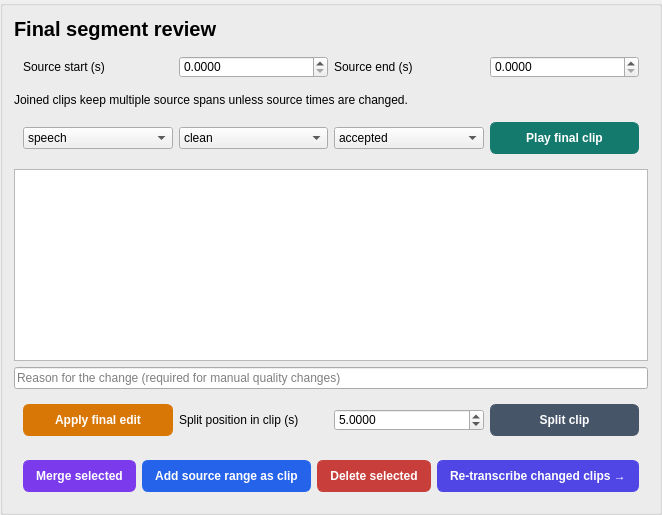
                                  <widget class="QGroupBox" name="finalEditor">
                                    <property name="styleSheet">
                                      <string>QGroupBox#finalEditor {margin-top:0px;padding-top:10px;}</string>
                                    </property>
                                    <property name="title">
                                      <string />
                                    </property>
                                    <layout class="QVBoxLayout" name="finalEditorLayout">
                                      <item>
                                        <widget class="QLabel" name="finalEditorHeading">
                                          <property name="styleSheet">
                                            <string>font-size:20px;font-weight:700;</string>
                                          </property>
                                          <property name="text">
                                            <string>Final segment review</string>
                                          </property>
                                          <property name="wordWrap">
                                            <bool>true</bool>
                                          </property>
                                        </widget>
                                      </item>
                                      <item>
                                        <widget class="QFrame" name="finalTimeRow">
                                          <property name="frameShape">
                                            <enum>QFrame::Shape::NoFrame</enum>
                                          </property>
                                          <layout class="QGridLayout" name="finalTimeRowLayout">
                                            <item row="0" column="0">
                                              <widget class="QLabel" name="finalStartLabel">
                                                <property name="text">
                                                  <string>Source start (s)</string>
                                                </property>
                                                <property name="wordWrap">
                                                  <bool>true</bool>
                                                </property>
                                              </widget>
                                            </item>
                                            <item row="0" column="1">
                                              <widget class="QDoubleSpinBox" name="finalStart">
                                                <property name="decimals">
                                                  <number>4</number>
                                                </property>
                                                <property name="maximum">
                                                  <double>999999.000000000000000</double>
                                                </property>
                                                <property name="value">
                                                  <double>0.000000000000000</double>
                                                </property>
                                              </widget>
                                            </item>
                                            <item row="0" column="2">
                                              <widget class="QLabel" name="finalEndLabel">
                                                <property name="text">
                                                  <string>Source end (s)</string>
                                                </property>
                                                <property name="wordWrap">
                                                  <bool>true</bool>
                                                </property>
                                              </widget>
                                            </item>
                                            <item row="0" column="3">
                                              <widget class="QDoubleSpinBox" name="finalEnd">
                                                <property name="decimals">
                                                  <number>4</number>
                                                </property>
                                                <property name="maximum">
                                                  <double>999999.000000000000000</double>
                                                </property>
                                                <property name="value">
                                                  <double>0.000000000000000</double>
                                                </property>
                                              </widget>
                                            </item>
                                          </layout>
                                        </widget>
                                      </item>
                                      <item>
                                        <widget class="QLabel" name="finalMapping">
                                          <property name="text">
                                            <string>Joined clips keep multiple source spans unless source times are changed.</string>
                                          </property>
                                          <property name="wordWrap">
                                            <bool>true</bool>
                                          </property>
                                        </widget>
                                      </item>
                                      <item>
                                        <widget class="QFrame" name="finalLabelsRow">
                                          <property name="frameShape">
                                            <enum>QFrame::Shape::NoFrame</enum>
                                          </property>
                                          <layout class="QGridLayout" name="finalLabelsRowLayout">
                                            <item row="0" column="0">
                                              <widget class="QComboBox" name="finalLabel">
                                                <item>
                                                  <property name="text">
                                                    <string>speech</string>
                                                  </property>
                                                </item>
                                                <item>
                                                  <property name="text">
                                                    <string>mixed</string>
                                                  </property>
                                                </item>
                                                <item>
                                                  <property name="text">
                                                    <string>music</string>
                                                  </property>
                                                </item>
                                                <item>
                                                  <property name="text">
                                                    <string>silence</string>
                                                  </property>
                                                </item>
                                              </widget>
                                            </item>
                                            <item row="0" column="1">
                                              <widget class="QComboBox" name="finalQuality">
                                                <item>
                                                  <property name="text">
                                                    <string>clean</string>
                                                  </property>
                                                </item>
                                                <item>
                                                  <property name="text">
                                                    <string>noisy</string>
                                                  </property>
                                                </item>
                                                <item>
                                                  <property name="text">
                                                    <string>unavailable</string>
                                                  </property>
                                                </item>
                                              </widget>
                                            </item>
                                            <item row="0" column="2">
                                              <widget class="QComboBox" name="finalStatus">
                                                <item>
                                                  <property name="text">
                                                    <string>accepted</string>
                                                  </property>
                                                </item>
                                                <item>
                                                  <property name="text">
                                                    <string>needs_review</string>
                                                  </property>
                                                </item>
                                                <item>
                                                  <property name="text">
                                                    <string>difficult</string>
                                                  </property>
                                                </item>
                                                <item>
                                                  <property name="text">
                                                    <string>not_applicable</string>
                                                  </property>
                                                </item>
                                              </widget>
                                            </item>
                                            <item row="0" column="3">
                                              <widget class="QPushButton" name="finalPlay">
                                                <property name="styleSheet">
                                                  <string>QPushButton#finalPlay {background:#157A6E;color:white;border:1px solid #157A6E;border-radius:6px;padding:8px 12px;font-weight:600;} QPushButton#finalPlay:hover {background:#136E63;} QPushButton#finalPlay:pressed {background:#116258;} QPushButton#finalPlay:focus {border:2px solid #173B40;padding:7px 11px;} QPushButton#finalPlay:disabled {background:#E3E9EB;color:#61777C;border-color:#CDD9DC;}</string>
                                                </property>
                                                <property name="text">
                                                  <string>Play final clip</string>
                                                </property>
                                              </widget>
                                            </item>
                                          </layout>
                                        </widget>
                                      </item>
                                      <item>
                                        <widget class="QPlainTextEdit" name="finalText">
                                          <property name="minimumSize">
                                            <size>
                                              <width>0</width>
                                              <height>90</height>
                                            </size>
                                          </property>
                                          <property name="layoutDirection">
                                            <enum>Qt::LayoutDirection::RightToLeft</enum>
                                          </property>
                                          <property name="styleSheet">
                                            <string>font-family:"Segoe UI";font-size:17px;</string>
                                          </property>
                                          <property name="readOnly">
                                            <bool>false</bool>
                                          </property>
                                        </widget>
                                      </item>
                                      <item>
                                        <widget class="QLineEdit" name="finalReason">
                                          <property name="text">
                                            <string />
                                          </property>
                                          <property name="placeholderText">
                                            <string>Reason for the change (required for manual quality changes)</string>
                                          </property>
                                        </widget>
                                      </item>
                                      <item>
                                        <widget class="QFrame" name="finalEditActions">
                                          <property name="frameShape">
                                            <enum>QFrame::Shape::NoFrame</enum>
                                          </property>
                                          <layout class="QGridLayout" name="finalEditActionsLayout">
                                            <item row="0" column="0">
                                              <widget class="QPushButton" name="finalApply">
                                                <property name="styleSheet">
                                                  <string>QPushButton#finalApply {background:#D97706;color:white;border:1px solid #D97706;border-radius:6px;padding:8px 12px;font-weight:600;} QPushButton#finalApply:hover {background:#C36B05;} QPushButton#finalApply:pressed {background:#AE5F05;} QPushButton#finalApply:focus {border:2px solid #173B40;padding:7px 11px;} QPushButton#finalApply:disabled {background:#E3E9EB;color:#61777C;border-color:#CDD9DC;}</string>
                                                </property>
                                                <property name="text">
                                                  <string>Apply final edit</string>
                                                </property>
                                              </widget>
                                            </item>
                                            <item row="0" column="1">
                                              <widget class="QLabel" name="splitPositionLabel">
                                                <property name="text">
                                                  <string>Split position in clip (s)</string>
                                                </property>
                                                <property name="wordWrap">
                                                  <bool>true</bool>
                                                </property>
                                              </widget>
                                            </item>
                                            <item row="0" column="2">
                                              <widget class="QDoubleSpinBox" name="finalSplitPosition">
                                                <property name="decimals">
                                                  <number>4</number>
                                                </property>
                                                <property name="maximum">
                                                  <double>999999.000000000000000</double>
                                                </property>
                                                <property name="value">
                                                  <double>5.000000000000000</double>
                                                </property>
                                              </widget>
                                            </item>
                                            <item row="0" column="3">
                                              <widget class="QPushButton" name="finalSplit">
                                                <property name="styleSheet">
                                                  <string>QPushButton#finalSplit {background:#475569;color:white;border:1px solid #475569;border-radius:6px;padding:8px 12px;font-weight:600;} QPushButton#finalSplit:hover {background:#404C5E;} QPushButton#finalSplit:pressed {background:#394454;} QPushButton#finalSplit:focus {border:2px solid #173B40;padding:7px 11px;} QPushButton#finalSplit:disabled {background:#E3E9EB;color:#61777C;border-color:#CDD9DC;}</string>
                                                </property>
                                                <property name="text">
                                                  <string>Split clip</string>
                                                </property>
                                              </widget>
                                            </item>
                                          </layout>
                                        </widget>
                                      </item>
                                      <item>
                                        <widget class="QFrame" name="finalStructureActions">
                                          <property name="frameShape">
                                            <enum>QFrame::Shape::NoFrame</enum>
                                          </property>
                                          <layout class="QGridLayout" name="finalStructureActionsLayout">
                                            <item row="0" column="0">
                                              <widget class="QPushButton" name="finalMerge">
                                                <property name="styleSheet">
                                                  <string>QPushButton#finalMerge {background:#7C3AED;color:white;border:1px solid #7C3AED;border-radius:6px;padding:8px 12px;font-weight:600;} QPushButton#finalMerge:hover {background:#7034D5;} QPushButton#finalMerge:pressed {background:#632EBE;} QPushButton#finalMerge:focus {border:2px solid #173B40;padding:7px 11px;} QPushButton#finalMerge:disabled {background:#E3E9EB;color:#61777C;border-color:#CDD9DC;}</string>
                                                </property>
                                                <property name="text">
                                                  <string>Merge selected</string>
                                                </property>
                                              </widget>
                                            </item>
                                            <item row="0" column="1">
                                              <widget class="QPushButton" name="finalAdd">
                                                <property name="styleSheet">
                                                  <string>QPushButton#finalAdd {background:#2563EB;color:white;border:1px solid #2563EB;border-radius:6px;padding:8px 12px;font-weight:600;} QPushButton#finalAdd:hover {background:#2159D4;} QPushButton#finalAdd:pressed {background:#1E4FBC;} QPushButton#finalAdd:focus {border:2px solid #173B40;padding:7px 11px;} QPushButton#finalAdd:disabled {background:#E3E9EB;color:#61777C;border-color:#CDD9DC;}</string>
                                                </property>
                                                <property name="text">
                                                  <string>Add source range as clip</string>
                                                </property>
                                              </widget>
                                            </item>
                                            <item row="0" column="2">
                                              <widget class="QPushButton" name="finalDelete">
                                                <property name="styleSheet">
                                                  <string>QPushButton#finalDelete {background:#C83E3B;color:white;border:1px solid #C83E3B;border-radius:6px;padding:8px 12px;font-weight:600;} QPushButton#finalDelete:hover {background:#B43835;} QPushButton#finalDelete:pressed {background:#A0322F;} QPushButton#finalDelete:focus {border:2px solid #173B40;padding:7px 11px;} QPushButton#finalDelete:disabled {background:#E3E9EB;color:#61777C;border-color:#CDD9DC;}</string>
                                                </property>
                                                <property name="text">
                                                  <string>Delete selected</string>
                                                </property>
                                              </widget>
                                            </item>
                                            <item row="0" column="3">
                                              <widget class="QPushButton" name="finalToASR">
                                                <property name="styleSheet">
                                                  <string>QPushButton#finalToASR {background:#4F46E5;color:white;border:1px solid #4F46E5;border-radius:6px;padding:8px 12px;font-weight:600;} QPushButton#finalToASR:hover {background:#473FCE;} QPushButton#finalToASR:pressed {background:#3F38B7;} QPushButton#finalToASR:focus {border:2px solid #173B40;padding:7px 11px;} QPushButton#finalToASR:disabled {background:#E3E9EB;color:#61777C;border-color:#CDD9DC;}</string>
                                                </property>
                                                <property name="text">
                                                  <string>Re-transcribe changed clips →</string>
                                                </property>
                                              </widget>
                                            </item>
                                          </layout>
                                        </widget>
                                      </item>
                                    </layout>
                                  </widget>
